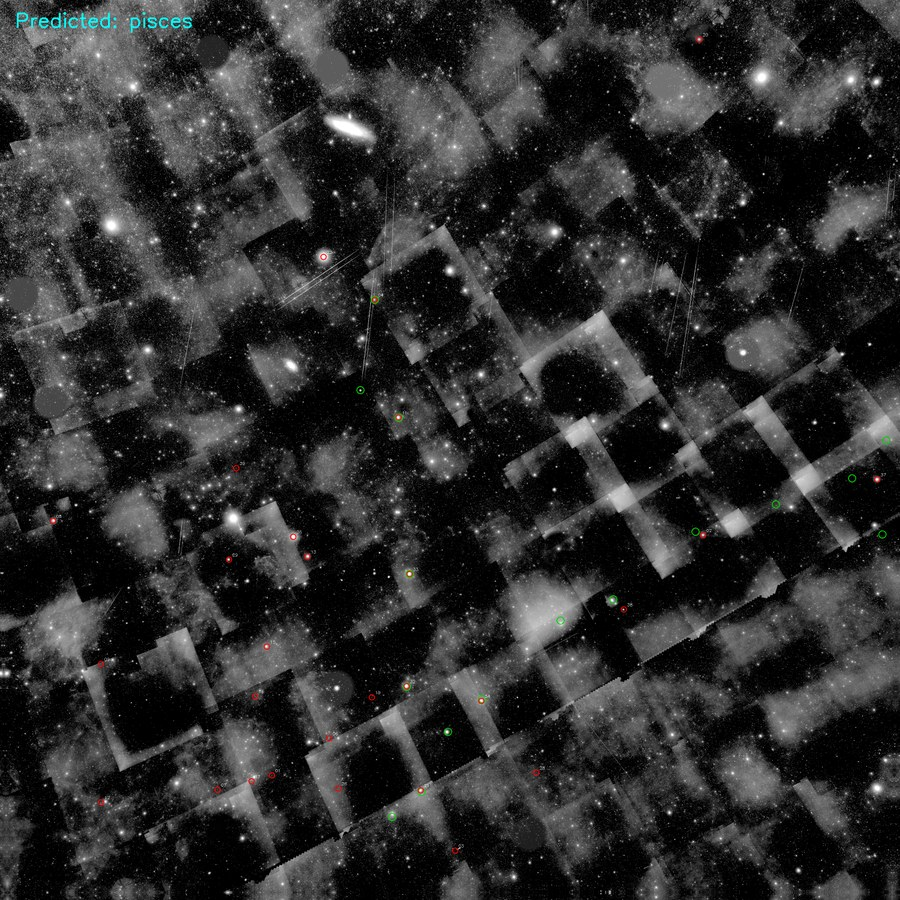
#> input picture 01-restoration-and-constellations/assets/constellation.jpg, 900 x 900 px
$ python -i q5_experimental_functions.py   (imports and definitions only)
#> lines starting #> are read from the running program, lines starting #| are printed output that depends on the picture
from pathlib import Path
import numpy as np
import pandas as pd
from PIL import Image
import scipy.ndimage as ndi
from scipy.spatial import cKDTree
from scipy.optimize import linear_sum_assignment
import torch
import torch.nn.functional as F
# [1 line that did not run here, left out]
# [1 line that did not run here, left out]
# [1 line that did not run here, left out]
# [1 line that did not run here, left out]
# [1 line that did not run here, left out]
# [1 line that did not run here, left out]
# [1 line that did not run here, left out]
# [1 line that did not run here, left out]
# [1 line that did not run here, left out]


def detail_image(image):
    return ndi.gaussian_filter(image, 0.8, mode='reflect') - ndi.gaussian_filter(image, 4.0, mode='reflect')

# [7 lines that did not run here, left out]

# [7 lines that did not run here, left out]

# [13 lines that did not run here, left out]

# [8 lines that did not run here, left out]

# [5 lines that did not run here, left out]

# [9 lines that did not run here, left out]

# [13 lines that did not run here, left out]

def local_contrast(image):
    residual = ndi.gaussian_filter(image, 0.5, mode='reflect') - ndi.gaussian_filter(image, 2.0, mode='reflect')
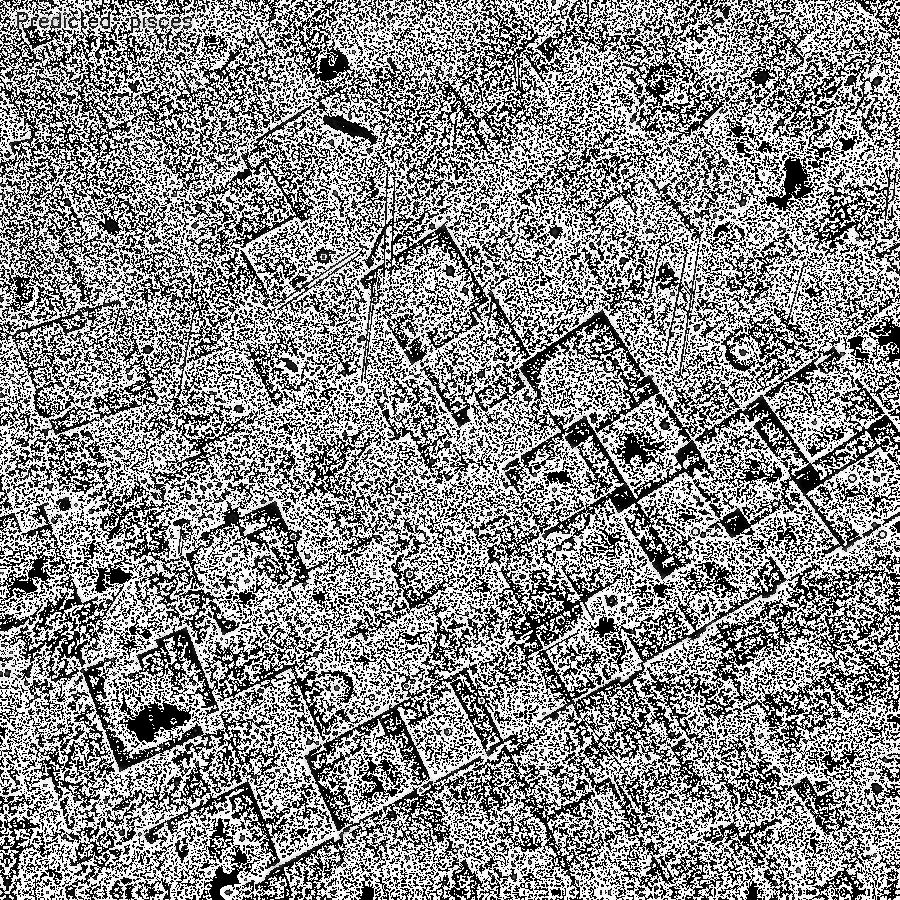
#> residual: shape (900, 900); min 0, max 255, mean 139.7
    energy = ndi.gaussian_filter(residual * residual, 3.0, mode='reflect')
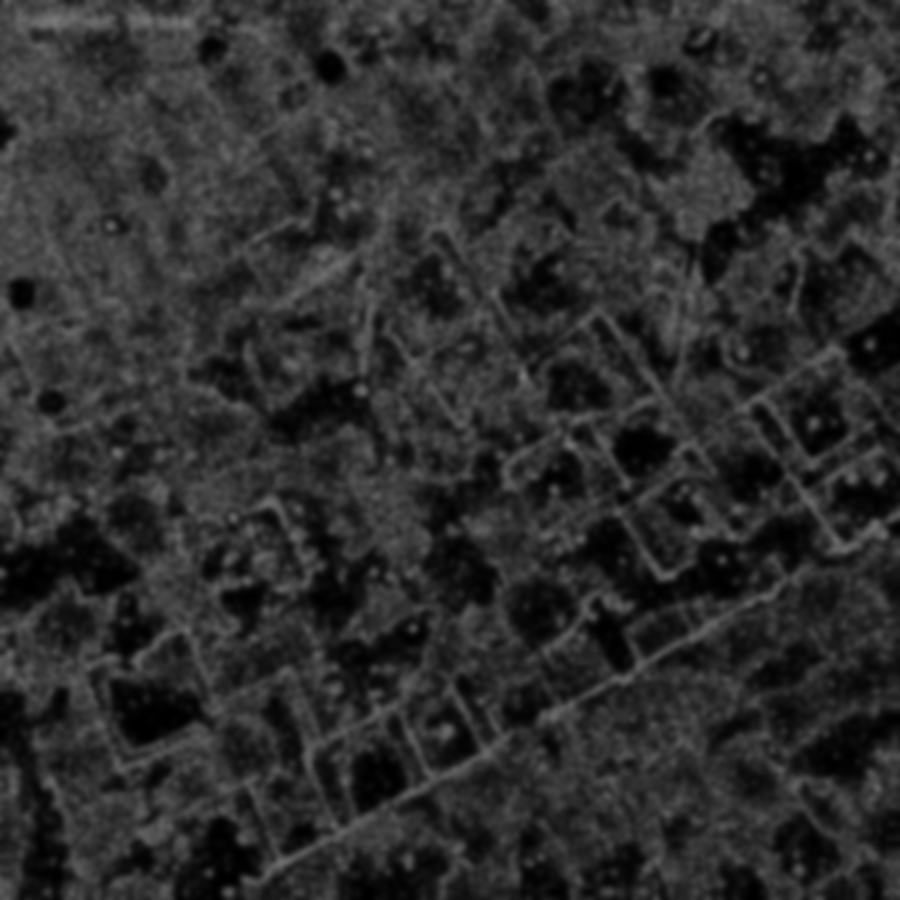
#> energy: shape (900, 900); min 0, max 122, mean 44.7
    return residual / np.sqrt(energy + 4.0)
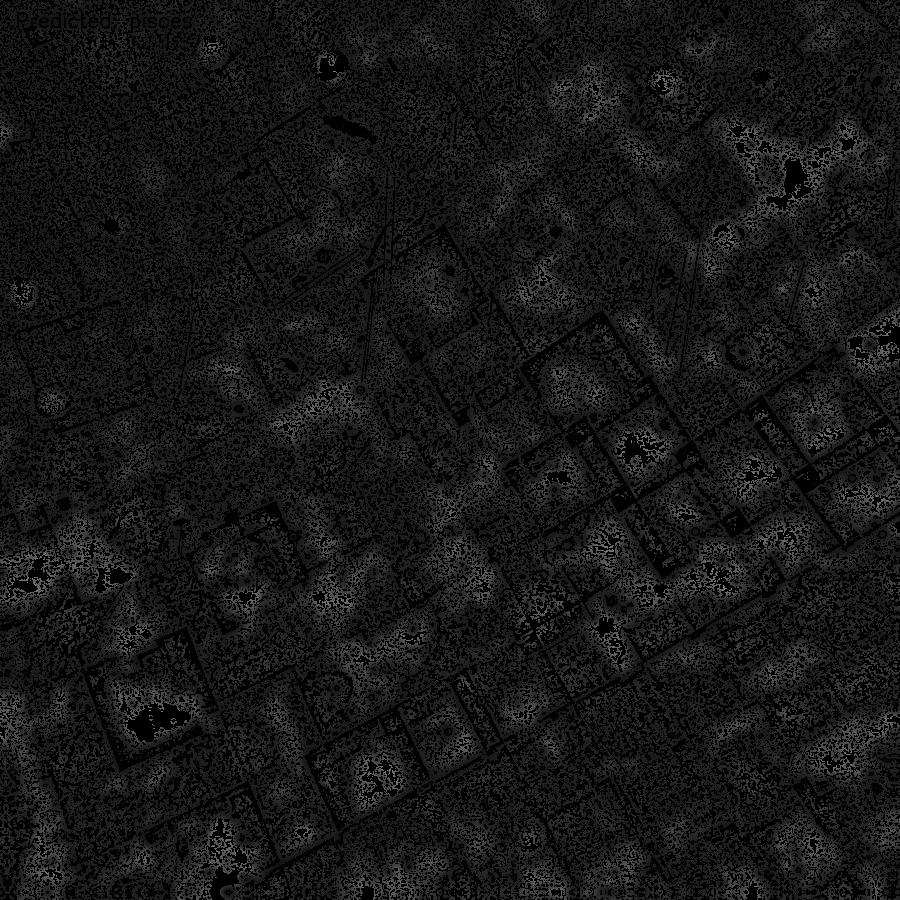
#> returned value: shape (900, 900) float64; min 0, max 127.5, mean 22.2

# [20 lines that did not run here, left out]

# [12 lines that did not run here, left out]

# [8 lines that did not run here, left out]

# [17 lines that did not run here, left out]

# [26 lines that did not run here, left out]

def extract_pattern_nodes(path):
    rgba = np.array(Image.open(path).convert('RGBA'))
    rgb = rgba[...,:3].astype(np.float32)
    marker = (rgba[...,3] > 128) & (rgb.min(axis=2) > 180) & (np.ptp(rgb,axis=2) < 35)
    labels, count = ndi.label(marker)
    areas = np.bincount(labels.ravel())
    ids = [i for i in range(1,count+1) if areas[i] >= 3]
    centers = ndi.center_of_mass(marker, labels, ids)
    xy = np.array([(x,y) for y,x in centers],dtype=np.float32).reshape(-1,2)
    return rgba, xy

def partial_assignment(mapped, points, tolerance):
    cost = np.linalg.norm(mapped[:, None, :] - points[None, :, :], axis=-1)
    # A missed correspondence costs more than all possible inlier residuals combined.
    penalty = (min(cost.shape) + 1) * tolerance
    rows, cols = linear_sum_assignment(np.where(cost <= tolerance, cost, penalty))
    keep = cost[rows, cols] <= tolerance
    return rows[keep], cols[keep], cost[rows[keep], cols[keep]]

def unique_location_candidates(frame, minimum_distance=36.0):
    kept=[]
    for idx in frame.sort_values('score',ascending=False).index:
        xy=frame.loc[idx,['x','y']].to_numpy(dtype=float)
        if not kept or np.linalg.norm(frame.loc[kept,['x','y']].to_numpy()-xy,axis=1).min()>=minimum_distance:
            kept.append(idx)
    return frame.loc[kept].copy()

def unique_support_pattern_search(points, templates, tolerance=20.0, pool_size=256):
    points = np.asarray(points, dtype=float).reshape(-1, 2)
    observed = points[:,0] + 1j * points[:,1]
    oi, oj = np.where(~np.eye(len(points), dtype=bool))
    od = observed[oj] - observed[oi]
    tree = cKDTree(points)
    results = []
    for name, nodes in templates.items():
        if len(nodes) < 3:
            continue
        base = nodes[:,0] + 1j * nodes[:,1]
        ti, tj = np.triu_indices(len(base), 1)
        proposals = []
        for reflected in (False, True):
            z = base.conj() if reflected else base
            for i,j in zip(ti,tj):
                if abs(z[j]-z[i]) < 10:
                    continue
                aa = od/(z[j]-z[i]); bb = observed[oi]-aa*z[i]
                valid = (abs(aa)>=0.5)&(abs(aa)<=30)
                aa,bb = aa[valid],bb[valid]
                if not len(aa):
                    continue
                mapped = aa[:,None]*z+bb[:,None]
                xy = np.stack((mapped.real,mapped.imag),axis=-1)
                dist,nearest = tree.query(xy.reshape(-1,2))
                dist = dist.reshape(len(aa),-1)
                nearest=nearest.reshape(len(aa),-1)
                weights=np.maximum(0,1-(dist/tolerance)**2)
                votes=np.zeros((len(aa),len(points)))
                np.maximum.at(votes,(np.repeat(np.arange(len(aa)),len(nodes)),nearest.ravel()),weights.ravel())
                strength=votes.sum(axis=1)
                for k in np.argsort(strength)[-3:]:
                    proposals.append((float(strength[k]),xy[k]))
        proposals.sort(key=lambda p:p[0],reverse=True)
        best = None
        design = np.column_stack((nodes,np.ones(len(nodes))))
        for _, initial in proposals[:pool_size]:
            mapped = initial.copy()
            for iteration in range(4):
                rows,cols,errors = partial_assignment(mapped,points,tolerance)
                if len(rows)<3:
                    break
                matrix,_,rank,_ = np.linalg.lstsq(design[rows],points[cols],rcond=None)
                singular = np.linalg.svd(matrix[:2],compute_uv=False)
                if rank<3 or singular[-1]<0.3 or singular[0]>35 or singular[0]/singular[-1]>4:
                    break
                mapped = design@matrix
            rows,cols,errors = partial_assignment(mapped,points,tolerance)
            count = len(rows)
            mean_error = float(errors.mean()) if count else tolerance
            quality = float(np.exp(-0.5*(errors/6.0)**2).sum())
            if best is None or quality>best['quality']:
                best=dict(pattern=name,inliers=count,mean_error=mean_error,quality=quality,
                          mapped=mapped,node_indices=rows,point_indices=cols)
        if best is not None:
            results.append(best)
    return sorted(results,key=lambda r:r['quality'],reverse=True)

# [13 lines that did not run here, left out]

>>> import cv2
>>> picture = cv2.imread('../../../assets/constellation.jpg', cv2.IMREAD_GRAYSCALE)
>>> result = local_contrast(picture)

$ run again, on 01-restoration-and-constellations/assets/restoration-comparison.jpg
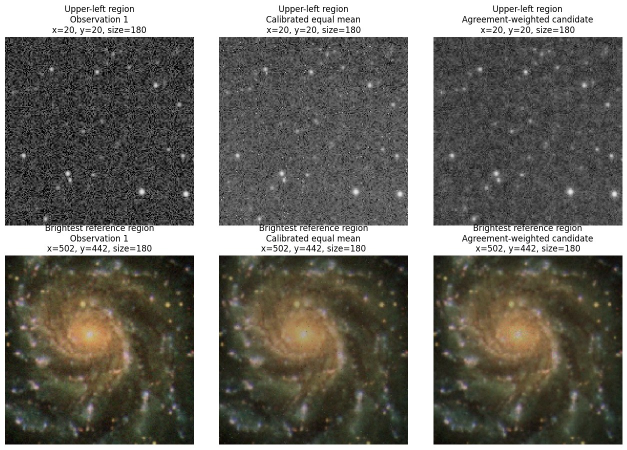
#> input picture 01-restoration-and-constellations/assets/restoration-comparison.jpg, 1254 x 899 px (shown at 1/2 size)
#> in local_contrast, `energy = ndi.gaussian_filter(residual * residual, 3.0, mode='reflect')`:
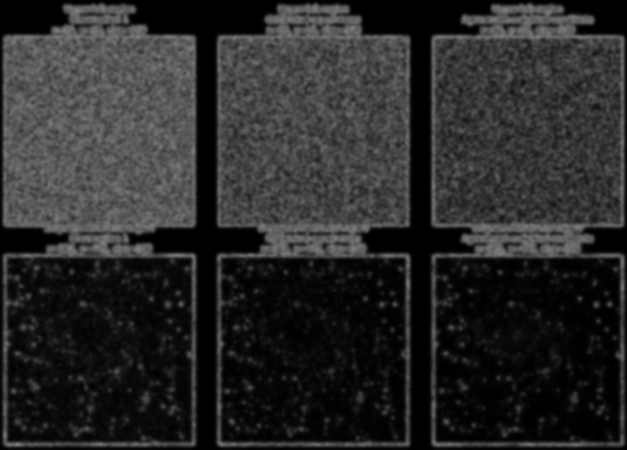
#> energy: shape (899, 1254) (shown at 1/2 size); min 0, max 127, mean 41.5
#> in local_contrast, `return residual / np.sqrt(energy + 4.0)`:
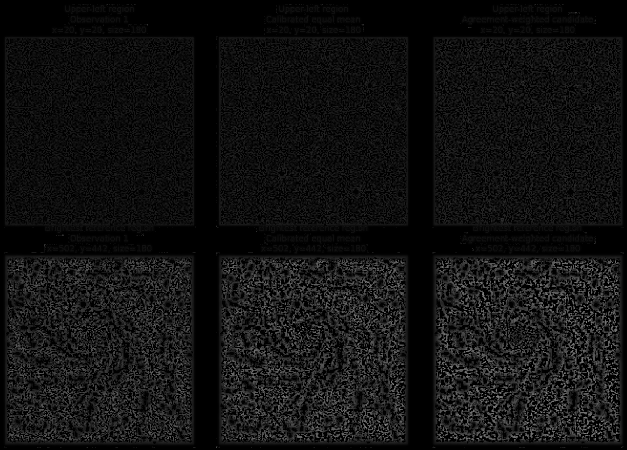
#> returned value: shape (899, 1254) float64 (shown at 1/2 size); min 0, max 127.5, mean 18.1

$ run again, on 01-restoration-and-constellations/assets/restoration.jpg
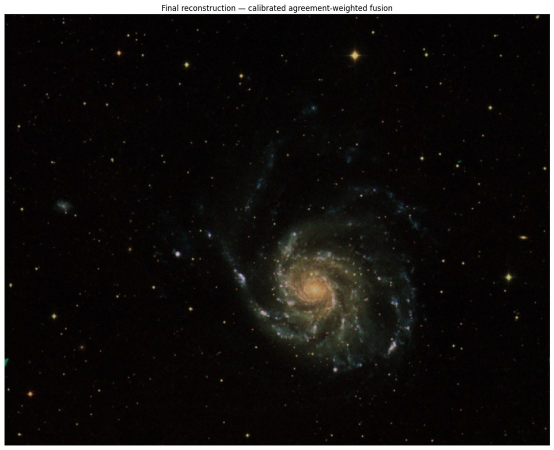
#> input picture 01-restoration-and-constellations/assets/restoration.jpg, 1108 x 900 px (shown at 1/2 size)
#> in local_contrast, `residual = ndi.gaussian_filter(image, 0.5, mode='reflect') - ndi.gauss..`:
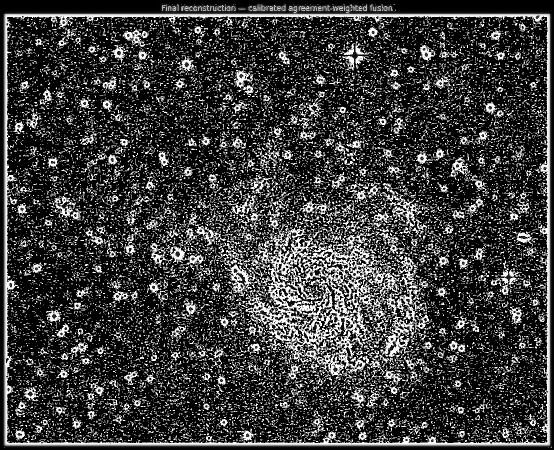
#> residual: shape (900, 1108) (shown at 1/2 size); min 0, max 255, mean 59.6
#> in local_contrast, `return residual / np.sqrt(energy + 4.0)`:
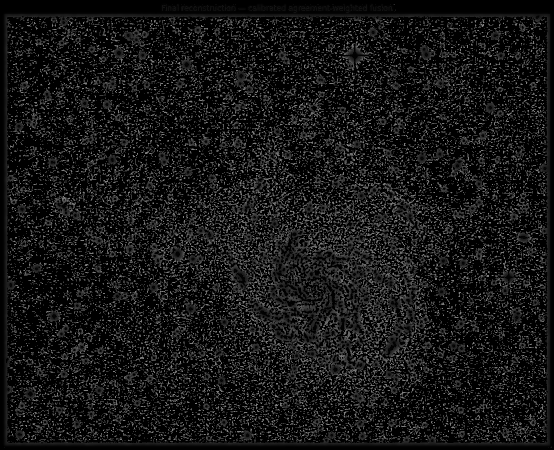
#> returned value: shape (900, 1108) float64 (shown at 1/2 size); min 0, max 127.5, mean 21.6
